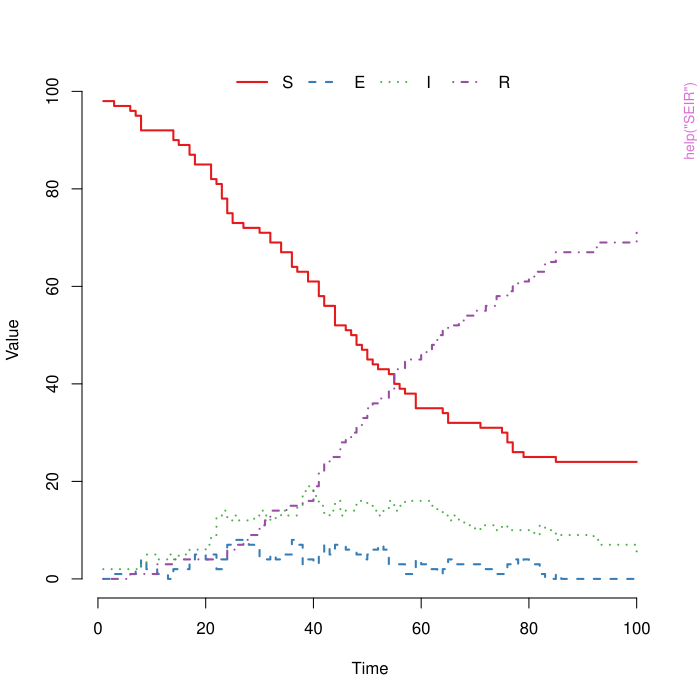

Write R code to recreate this figure.
pkgname <- "SimInf"
source(file.path(R.home("share"), "R", "examples-header.R"))
options(warn = 1)
library('SimInf')

base::assign(".oldSearch", base::search(), pos = 'CheckExEnv')
base::assign(".old_wd", base::getwd(), pos = 'CheckExEnv')
cleanEx()
nameEx("C_code")
### * C_code

flush(stderr()); flush(stdout())

### Name: C_code
### Title: Extract the C code from a 'SimInf_model' object
### Aliases: C_code

### ** Examples

## Use the model parser to create a 'SimInf_model' object that
## expresses an SIR model, where 'b' is the transmission rate and
## 'g' is the recovery rate.
model <- mparse(transitions = c("S -> b*S*I/(S+I+R) -> I", "I -> g*I -> R"),
                compartments = c("S", "I", "R"),
                gdata = c(b = 0.16, g = 0.077),
                u0 = data.frame(S = 99, I = 1, R = 0),
                tspan = 1:10)

## View the C code.
C_code(model)



cleanEx()
nameEx("SEIR")
### * SEIR

flush(stderr()); flush(stdout())

### Name: SEIR
### Title: Create an SEIR model
### Aliases: SEIR

### ** Examples

## Create a SEIR model object.
model <- SEIR(u0 = data.frame(S = 99, E = 0, I = 1, R = 0),
              tspan = 1:100,
              beta = 0.16,
              epsilon = 0.25,
              gamma = 0.077)

## Run the SEIR model and plot the result.
set.seed(3)
result <- run(model)
plot(result)



cleanEx()
nameEx("SIR-class")
### * SIR-class

flush(stderr()); flush(stdout())

### Name: SIR-class
### Title: Definition of the SIR model
### Aliases: SIR-class

### ** Examples

## Create an SIR model object.
model <- SIR(u0 = data.frame(S = 99, I = 1, R = 0),
             tspan = 1:100,
             beta = 0.16,
             gamma = 0.077)

## Run the SIR model and plot the result.
set.seed(22)
result <- run(model)
plot(result)



cleanEx()
nameEx("SIR")
### * SIR

flush(stderr()); flush(stdout())

### Name: SIR
### Title: Create an SIR model
### Aliases: SIR

### ** Examples

## Create an SIR model object.
model <- SIR(u0 = data.frame(S = 99, I = 1, R = 0),
             tspan = 1:100,
             beta = 0.16,
             gamma = 0.077)

## Run the SIR model and plot the result.
set.seed(22)
result <- run(model)
plot(result)



cleanEx()
nameEx("SIS-class")
### * SIS-class

flush(stderr()); flush(stdout())

### Name: SIS-class
### Title: Definition of the SIS model
### Aliases: SIS-class

### ** Examples

## Create an SIS model object.
model <- SIS(u0 = data.frame(S = 99, I = 1),
             tspan = 1:100,
             beta = 0.16,
             gamma = 0.077)

## Run the SIS model and plot the result.
set.seed(22)
result <- run(model)
plot(result)



cleanEx()
nameEx("SIS")
### * SIS

flush(stderr()); flush(stdout())

### Name: SIS
### Title: Create an SIS model
### Aliases: SIS

### ** Examples

## Create an SIS model object.
model <- SIS(u0 = data.frame(S = 99, I = 1),
             tspan = 1:100,
             beta = 0.16,
             gamma = 0.077)

## Run the SIS model and plot the result.
set.seed(22)
result <- run(model)
plot(result)



cleanEx()
nameEx("SimInf_events")
### * SimInf_events

flush(stderr()); flush(stdout())

### Name: SimInf_events
### Title: Create a 'SimInf_events' object
### Aliases: SimInf_events

### ** Examples

## Let us illustrate how movement events can be used to transfer
## individuals from one node to another.  Use the built-in SIR
## model and start with 2 nodes where all individuals are in the
## first node (100 per compartment).
u0 <- data.frame(S = c(100, 0), I = c(100, 0), R = c(100, 0))

## Then create 300 movement events to transfer all individuals,
## one per day, from the first node to the second node. Use the
## fourth column in the select matrix where all compartments
## can be sampled with equal weight.
events <- data.frame(event      = rep("extTrans", 300),
                     time       = 1:300,
                     node       = 1,
                     dest       = 2,
                     n          = 1,
                     proportion = 0,
                     select     = 4,
                     shift      = 0)

## Create an SIR model without disease transmission to
## demonstrate the events.
model <- SIR(u0      = u0,
             tspan  = 1:300,
             events = events,
             beta   = 0,
             gamma  = 0)

## Run the model and plot the number of individuals in
## the second node.  As can be seen in the figure, all
## indivuduals have been moved to the second node when
## t = 300.
plot(run(model), index = 1:2, range = FALSE)

## Let us now double the weight to sample from the 'I'
## compartment and rerun the model.
model@events@E[2, 4] <- 2
plot(run(model), index = 1:2, range = FALSE)

## And much larger weight to sample from the I compartment.
model@events@E[2, 4] <- 10
plot(run(model), index = 1:2, range = FALSE)

## Increase the weight for the R compartment.
model@events@E[3, 4] <- 4
plot(run(model), index = 1:2, range = FALSE)



cleanEx()
nameEx("abc")
### * abc

flush(stderr()); flush(stdout())

### Name: abc
### Title: Approximate Bayesian computation
### Aliases: abc abc,SimInf_model-method

### ** Examples

## Not run: 
##D ## Let us consider an SIR model in a closed population with N = 100
##D ## individuals of whom one is initially infectious and the rest are
##D ## susceptible. First, generate one realisation (with a specified
##D ## seed) from the model with known parameters \code{beta = 0.16} and
##D ## \code{gamma = 0.077}. Then, use \code{abc} to infer the (known)
##D ## parameters from the simulated data.
##D model <- SIR(u0 = data.frame(S = 99, I = 1, R = 0),
##D              tspan = 1:100,
##D              beta = 0.16,
##D              gamma = 0.077)
##D 
##D ## Run the SIR model and plot the number of infectious.
##D set.seed(22)
##D infectious <- trajectory(run(model), "I")$I
##D plot(infectious, type = "s")
##D 
##D ## The distance function to accept or reject a proposal. Each node
##D ## in the simulated trajectory (contained in the 'result' object)
##D ## represents one proposal.
##D distance <- function(result, ...) {
##D     ## Extract the time-series of infectious in each node as a
##D     ## data.frame.
##D     sim <- trajectory(result, "I")
##D 
##D     ## Split the 'sim' data.frame by node and calculate the sum of the
##D     ## squared distance at each time-point for each node.
##D     dist <- tapply(sim$I, sim$node, function(sim_infectious) {
##D         sum((infectious - sim_infectious)^2)
##D     })
##D 
##D     ## Return the distance for each node. Each proposal will be
##D     ## accepted or rejected depending on if the distance is less than
##D     ## the tolerance for the current generation.
##D     dist
##D }
##D 
##D ## Fit the model parameters using ABC-SMC and adaptive tolerance
##D ## selection. The priors for the parameters are specified using a
##D ## formula notation. Here we use a uniform distribtion for each
##D ## parameter with lower bound = 0 and upper bound = 1. Note that we
##D ## use a low number particles here to keep the run-time of the example
##D ## short. In practice you would want to use many more to ensure better
##D ## approximations.
##D fit <- abc(model = model,
##D            priors = c(beta ~ uniform(0, 1), gamma ~ uniform(0, 1)),
##D            n_particles = 100,
##D            n_init = 1000,
##D            distance = distance,
##D            verbose = TRUE)
##D 
##D ## Print a brief summary.
##D fit
##D 
##D ## Display the ABC posterior distribution.
##D plot(fit)
## End(Not run)



cleanEx()
nameEx("boxplot-SimInf_model-method")
### * boxplot-SimInf_model-method

flush(stderr()); flush(stdout())

### Name: boxplot,SimInf_model-method
### Title: Box plot of number of individuals in each compartment
### Aliases: boxplot,SimInf_model-method

### ** Examples

## Create an 'SIR' model with 10 nodes and initialise
## it with 99 susceptible individuals and one infected
## individual. Let the model run over 100 days.
model <- SIR(u0 = data.frame(S = rep(99, 10),
                             I = rep(1, 10),
                             R = rep(0, 10)),
             tspan = 1:100,
             beta = 0.16,
             gamma = 0.077)

## Run the model and save the result.
result <- run(model)

## Create a boxplot that includes all compartments in all nodes.
boxplot(result)

## Create a boxplot that includes the S and I compartments in
## nodes 1 and 2.
boxplot(result, ~S+I, 1:2)



cleanEx()
nameEx("distance_matrix")
### * distance_matrix

flush(stderr()); flush(stdout())

### Name: distance_matrix
### Title: Create a distance matrix between nodes for spatial models
### Aliases: distance_matrix

### ** Examples

## Generate a grid 10 x 10 and place one node in each cell
## separated by 100m.
nodes <- expand.grid(x = (0:9) * 100, y = (0:9) * 100)
plot(y ~ x, nodes)

## Define the cutoff to only include neighbors within 300m.
d <- distance_matrix(x = nodes$x, y = nodes$y, cutoff = 300)

## View the first 10 rows and columns in the distance matrix
d[1:10, 1:10]



cleanEx()
nameEx("edge_properties_to_matrix")
### * edge_properties_to_matrix

flush(stderr()); flush(stdout())

### Name: edge_properties_to_matrix
### Title: Convert an edge list with properties to a matrix
### Aliases: edge_properties_to_matrix

### ** Examples

## Let us consider the following edge properties.
edges <- data.frame(
    from  = c(  2,    3,     4,  1,   4,    5,   1,   3,   1,   3),
    to    = c(  1,    1,     1,  2,   3,    3,   4,   4,   5,   5),
    rate  = c(0.2, 0.01,  0.79,  1, 0.2, 0.05, 0.2, 0.8, 0.2, 0.8),
    count = c(  5,    5,     5, 50,  10,   10,   5,   5,   5,   5))

## Converting the edge properties into a matrix
edge_properties_to_matrix(edges, 6)

## Gives the following output. The first column contains first the
## properties for the edge from = 2 --> to = 1, where the first
## row is the zero-based index of from, i.e., 1. The second row
## contains the rate=0.2 and the third row count=5. On the fourth
## row starts the next sequence with the values in the second row
## in the edges data.frame. The stop value in the first column is
## on row 10. As can be seen in column 6, there are no edge
## properties for node=6.
##        [,1] [,2]  [,3] [,4] [,5] [,6]
##  [1,]  1.00    0  3.00  0.0  0.0   -1
##  [2,]  0.20    1  0.20  0.2  0.2  NaN
##  [3,]  5.00   50 10.00  5.0  5.0  NaN
##  [4,]  2.00   -1  4.00  2.0  2.0  NaN
##  [5,]  0.01  NaN  0.05  0.8  0.8  NaN
##  [6,]  5.00  NaN 10.00  5.0  5.0  NaN
##  [7,]  3.00  NaN -1.00 -1.0 -1.0  NaN
##  [8,]  0.79  NaN   NaN  NaN  NaN  NaN
##  [9,]  5.00  NaN   NaN  NaN  NaN  NaN
## [10,] -1.00  NaN   NaN  NaN  NaN  NaN



cleanEx()
nameEx("events")
### * events

flush(stderr()); flush(stdout())

### Name: events
### Title: Extract the events from a 'SimInf_model' object
### Aliases: events events,SimInf_model-method

### ** Examples

## Create an SIR model that includes scheduled events.
model <- SIR(u0     = u0_SIR(),
             tspan  = 1:(4 * 365),
             events = events_SIR(),
             beta   = 0.16,
             gamma  = 0.077)

## Extract the scheduled events from the model and display summary
summary(events(model))

## Extract the scheduled events from the model and plot them
plot(events(model))



cleanEx()
nameEx("events_SEIR")
### * events_SEIR

flush(stderr()); flush(stdout())

### Name: events_SEIR
### Title: Example data to initialize events for the 'SEIR' model
### Aliases: events_SEIR

### ** Examples

## For reproducibility, call the set.seed() function and specify
## the number of threads to use. To use all available threads,
## remove the set_num_threads() call.
set.seed(123)
set_num_threads(1)

## Create an 'SEIR' model with 1600 nodes and initialize
## it to run over 4*365 days. Add one infected individual
## to the first node.
u0 <- u0_SEIR()
u0$I[1] <- 1
tspan <- seq(from = 1, to = 4*365, by = 1)
model <- SEIR(u0      = u0,
              tspan   = tspan,
              events  = events_SEIR(),
              beta    = 0.16,
              epsilon = 0.25,
              gamma   = 0.01)

## Display the number of individuals affected by each event type
## per day.
plot(events(model))

## Run the model to generate a single stochastic trajectory.
result <- run(model)
plot(result)

## Summarize the trajectory. The summary includes the number of
## events by event type.
summary(result)



cleanEx()
nameEx("events_SIR")
### * events_SIR

flush(stderr()); flush(stdout())

### Name: events_SIR
### Title: Example data to initialize events for the 'SIR' model
### Aliases: events_SIR

### ** Examples

## For reproducibility, call the set.seed() function and specify
## the number of threads to use. To use all available threads,
## remove the set_num_threads() call.
set.seed(123)
set_num_threads(1)

## Create an 'SIR' model with 1600 nodes and initialize
## it to run over 4*365 days. Add one infected individual
## to the first node.
u0 <- u0_SIR()
u0$I[1] <- 1
tspan <- seq(from = 1, to = 4*365, by = 1)
model <- SIR(u0     = u0,
             tspan  = tspan,
             events = events_SIR(),
             beta   = 0.16,
             gamma  = 0.01)

## Display the number of individuals affected by each event type
## per day.
plot(events(model))

## Run the model to generate a single stochastic trajectory.
result <- run(model)
plot(result)

## Summarize the trajectory. The summary includes the number of
## events by event type.
summary(result)



cleanEx()
nameEx("events_SIS")
### * events_SIS

flush(stderr()); flush(stdout())

### Name: events_SIS
### Title: Example data to initialize events for the 'SIS' model
### Aliases: events_SIS

### ** Examples

## For reproducibility, call the set.seed() function and specify
## the number of threads to use. To use all available threads,
## remove the set_num_threads() call.
set.seed(123)
set_num_threads(1)

## Create an 'SIS' model with 1600 nodes and initialize
## it to run over 4*365 days. Add one infected individual
## to the first node.
u0 <- u0_SIS()
u0$I[1] <- 1
tspan <- seq(from = 1, to = 4*365, by = 1)
model <- SIS(u0     = u0,
             tspan  = tspan,
             events = events_SIS(),
             beta   = 0.16,
             gamma  = 0.01)

## Display the number of individuals affected by each event type
## per day.
plot(events(model))

## Run the model to generate a single stochastic trajectory.
result <- run(model)
plot(result)

## Summarize the trajectory. The summary includes the number of
## events by event type.
summary(result)



cleanEx()
nameEx("events_SISe")
### * events_SISe

flush(stderr()); flush(stdout())

### Name: events_SISe
### Title: Example data to initialize events for the 'SISe' model
### Aliases: events_SISe

### ** Examples

## For reproducibility, call the set.seed() function and specify
## the number of threads to use. To use all available threads,
## remove the set_num_threads() call.
set.seed(123)
set_num_threads(1)

## Create an 'SISe' model with 1600 nodes and initialize
## it to run over 4*365 days. Add one infected individual
## to the first node.
u0 <- u0_SISe()
u0$I[1] <- 1
tspan <- seq(from = 1, to = 4*365, by = 1)
model <- SISe(u0 = u0, tspan = tspan, events = events_SISe(),
              phi = 0, upsilon = 1.8e-2, gamma = 0.1, alpha = 1,
              beta_t1 = 1.0e-1, beta_t2 = 1.0e-1, beta_t3 = 1.25e-1,
              beta_t4 = 1.25e-1, end_t1 = 91, end_t2 = 182,
              end_t3 = 273, end_t4 = 365, epsilon = 0)

## Display the number of individuals affected by each event type
## per day.
plot(events(model))

## Run the model to generate a single stochastic trajectory.
result <- run(model)

## Summarize the trajectory. The summary includes the number of
## events by event type.
summary(result)



cleanEx()
nameEx("events_SISe3")
### * events_SISe3

flush(stderr()); flush(stdout())

### Name: events_SISe3
### Title: Example data to initialize events for the 'SISe3' model
### Aliases: events_SISe3
### Keywords: dataset

### ** Examples

## For reproducibility, call the set.seed() function and specify
## the number of threads to use. To use all available threads,
## remove the set_num_threads() call.
set.seed(123)
set_num_threads(1)

## Create an 'SISe3' model with 1600 nodes and initialize
## it to run over 4*365 days. Add one infected individual
## to the first node.
data("u0_SISe3", package = "SimInf")
data("events_SISe3", package = "SimInf")
u0_SISe3$I_1[1] <- 1
tspan <- seq(from = 1, to = 4*365, by = 1)
model <- SISe3(u0 = u0_SISe3, tspan = tspan, events = events_SISe3,
               phi = rep(0, nrow(u0_SISe3)), upsilon_1 = 1.8e-2,
               upsilon_2 = 1.8e-2, upsilon_3 = 1.8e-2,
               gamma_1 = 0.1, gamma_2 = 0.1, gamma_3 = 0.1,
               alpha = 1, beta_t1 = 1.0e-1, beta_t2 = 1.0e-1,
               beta_t3 = 1.25e-1, beta_t4 = 1.25e-1, end_t1 = 91,
               end_t2 = 182, end_t3 = 273, end_t4 = 365, epsilon = 0)

## Display the number of individuals affected by each event type
## per day.
plot(events(model))

## Run the model to generate a single stochastic trajectory.
result <- run(model)

## Summarize the trajectory. The summary includes the number of
## events by event type.
summary(result)



cleanEx()
nameEx("gdata-set")
### * gdata-set

flush(stderr()); flush(stdout())

### Name: gdata<-
### Title: Set a global data parameter for a 'SimInf_model' object
### Aliases: gdata<- gdata<-,SimInf_model-method

### ** Examples

## Create an SIR model
model <- SIR(u0 = data.frame(S = 99, I = 1, R = 0),
             tspan = 1:5, beta = 0.16, gamma = 0.077)

## Set 'beta' to a new value
gdata(model, "beta") <- 2

## Extract the global data vector that is common to all nodes
gdata(model)



cleanEx()
nameEx("gdata")
### * gdata

flush(stderr()); flush(stdout())

### Name: gdata
### Title: Extract global data from a 'SimInf_model' object
### Aliases: gdata gdata,SimInf_model-method

### ** Examples

## Create an SIR model
model <- SIR(u0 = data.frame(S = 99, I = 1, R = 0),
             tspan = 1:5, beta = 0.16, gamma = 0.077)

## Set 'beta' to a new value
gdata(model, "beta") <- 2

## Extract the global data vector that is common to all nodes
gdata(model)



cleanEx()
nameEx("indegree")
### * indegree

flush(stderr()); flush(stdout())

### Name: indegree
### Title: Determine in-degree for each node in a model
### Aliases: indegree

### ** Examples

## Create an 'SIR' model with 1600 nodes and initialize
## it with example data.
model <- SIR(u0 = u0_SIR(), tspan = 1:1460, events = events_SIR(),
             beta   = 0.16, gamma  = 0.077)

## Display indegree for each node in the model.
plot(indegree(model))



cleanEx()
nameEx("ldata")
### * ldata

flush(stderr()); flush(stdout())

### Name: ldata
### Title: Extract local data from a node
### Aliases: ldata ldata,SimInf_model-method

### ** Examples

## Create an 'SISe' model with 1600 nodes.
model <- SISe(u0 = u0_SISe(), tspan = 1:100, events = events_SISe(),
              phi = 0, upsilon = 1.8e-2, gamma = 0.1, alpha = 1,
              beta_t1 = 1.0e-1, beta_t2 = 1.0e-1, beta_t3 = 1.25e-1,
              beta_t4 = 1.25e-1, end_t1 = c(91, 101), end_t2 = c(182, 185),
              end_t3 = c(273, 275), end_t4 = c(365, 360), epsilon = 0)

## Display local data from the first two nodes.
ldata(model, node = 1)
ldata(model, node = 2)



cleanEx()
nameEx("mparse")
### * mparse

flush(stderr()); flush(stdout())

### Name: mparse
### Title: Model parser to define new models to run in 'SimInf'
### Aliases: mparse

### ** Examples

## Not run: 
##D ## Use the model parser to create a 'SimInf_model' object that
##D ## expresses the SIR model, where 'beta' is the transmission rate
##D ## and 'gamma' is the recovery rate.
##D model  <- mparse(transitions = c("S -> beta*S*I/N -> I",
##D                                  "I -> gamma*I -> R",
##D                                  "N <- S+I+R"),
##D                  compartments = c("S", "I", "R"),
##D                  gdata = c(beta = 0.16, gamma = 0.077),
##D                  u0 = data.frame(S = 100, I = 1, R = 0),
##D                  tspan = 1:100)
##D 
##D ## Run and plot the result
##D set.seed(22)
##D result <- run(model)
##D plot(result)
## End(Not run)



cleanEx()
nameEx("n_compartments")
### * n_compartments

flush(stderr()); flush(stdout())

### Name: n_compartments
### Title: Determine the number of compartments in a model
### Aliases: n_compartments n_compartments,SimInf_model-method

### ** Examples

## Create an 'SIR' model with 100 nodes, with 99 susceptible,
## 1 infected and 0 recovered in each node.
u0 <- data.frame(S = rep(99, 100), I = rep(1, 100), R = rep(0, 100))
model <- SIR(u0 = u0, tspan = 1:10, beta = 0.16, gamma = 0.077)

## Display the number of compartments in the model.
n_compartments(model)



cleanEx()
nameEx("n_nodes")
### * n_nodes

flush(stderr()); flush(stdout())

### Name: n_nodes
### Title: Determine the number of nodes in a model
### Aliases: n_nodes n_nodes,SimInf_model-method
###   n_nodes,SimInf_pfilter-method n_nodes,SimInf_pmcmc-method

### ** Examples

## Create an 'SIR' model with 100 nodes, with 99 susceptible,
## 1 infected and 0 recovered in each node.
u0 <- data.frame(S = rep(99, 100), I = rep(1, 100), R = rep(0, 100))
model <- SIR(u0 = u0, tspan = 1:10, beta = 0.16, gamma = 0.077)

## Display the number of nodes in the model.
n_nodes(model)



cleanEx()
nameEx("n_replicates")
### * n_replicates

flush(stderr()); flush(stdout())

### Name: n_replicates
### Title: Determine the number of replicates in a model
### Aliases: n_replicates n_replicates,SimInf_model-method

### ** Examples

## Create an 'SIR' model with 100 nodes, with 99 susceptible,
## 1 infected and 0 recovered in each node.
u0 <- data.frame(S = rep(99, 100), I = rep(1, 100), R = rep(0, 100))
model <- SIR(u0 = u0, tspan = 1:10, beta = 0.16, gamma = 0.077)

## Display the number of replicates in the model.
n_replicates(model)



cleanEx()
nameEx("nodes")
### * nodes

flush(stderr()); flush(stdout())

### Name: nodes
### Title: Example data with spatial distribution of nodes
### Aliases: nodes
### Keywords: dataset

### ** Examples

## Not run: 
##D ## For reproducibility, call the set.seed() function and specify
##D ## the number of threads to use. To use all available threads,
##D ## remove the set_num_threads() call.
##D set.seed(123)
##D set_num_threads(1)
##D 
##D ## Create an 'SIR' model with 1600 nodes and initialize
##D ## it to run over 4*365 days. Add one infected individual
##D ## to the first node.
##D u0 <- u0_SIR()
##D u0$I[1] <- 1
##D tspan <- seq(from = 1, to = 4*365, by = 1)
##D model <- SIR(u0     = u0,
##D              tspan  = tspan,
##D              events = events_SIR(),
##D              beta   = 0.16,
##D              gamma  = 0.077)
##D 
##D ## Run the model to generate a single stochastic trajectory.
##D result <- run(model)
##D 
##D ## Determine nodes with one or more infected individuals in the
##D ## trajectory. Extract the 'I' compartment and check for any
##D ## infected individuals in each node.
##D infected <- colSums(trajectory(result, ~ I, format = "matrix")) > 0
##D 
##D ## Display infected nodes in 'blue' and non-infected nodes in 'yellow'.
##D data("nodes", package = "SimInf")
##D col <- ifelse(infected, "blue", "yellow")
##D plot(y ~ x, nodes, col = col, pch = 20, cex = 2)
## End(Not run)



cleanEx()
nameEx("outdegree")
### * outdegree

flush(stderr()); flush(stdout())

### Name: outdegree
### Title: Determine out-degree for each node in a model
### Aliases: outdegree

### ** Examples

## Create an 'SIR' model with 1600 nodes and initialize
## it with example data.
model <- SIR(u0 = u0_SIR(), tspan = 1:1460, events = events_SIR(),
             beta   = 0.16, gamma  = 0.077)

## Display outdegree for each node in the model.
plot(outdegree(model))



cleanEx()
nameEx("pairs-SimInf_model-method")
### * pairs-SimInf_model-method

flush(stderr()); flush(stdout())

### Name: pairs,SimInf_model-method
### Title: Scatterplot of number of individuals in each compartment
### Aliases: pairs,SimInf_model-method

### ** Examples

## For reproducibility, call the set.seed() function and specify
## the number of threads to use. To use all available threads,
## remove the set_num_threads() call.
set.seed(123)
set_num_threads(1)

## Create an 'SIR' model with 10 nodes and initialise
## it with 99 susceptible individuals and one infected
## individual. Let the model run over 100 days.
model <- SIR(u0 = data.frame(S = rep(99, 10),
                             I = rep(1, 10),
                             R = rep(0, 10)),
             tspan = 1:100,
             beta = 0.16,
             gamma = 0.077)

## Run the model and save the result.
result <- run(model)

## Create a scatter plot that includes all compartments in all
## nodes.
pairs(result)

## Create a scatter plot that includes the S and I compartments in
## nodes 1 and 2.
pairs(result, ~S+I, 1:2)



cleanEx()
nameEx("pfilter")
### * pfilter

flush(stderr()); flush(stdout())

### Name: pfilter
### Title: Bootstrap particle filter
### Aliases: pfilter pfilter,SimInf_model-method

### ** Examples

## Not run: 
##D ## Let us consider an SIR model in a closed population with N = 100
##D ## individuals of whom one is initially infectious and the rest are
##D ## susceptible. First, generate one realisation (with a specified
##D ## seed) from the model with known parameters 'beta = 0.16' and
##D ## 'gamma = 0.077'. Then, use 'pfilter' to apply the bootstrap
##D ## particle algorithm on the simulated data.
##D model <- SIR(u0 = data.frame(S = 99, I = 1, R = 0),
##D              tspan = seq(1, 100, by = 3),
##D              beta = 0.16,
##D              gamma = 0.077)
##D 
##D ## Run the SIR model to generate simulated observed data for the
##D ## number of infected individuals.
##D set.seed(22)
##D infected <- trajectory(run(model), "I")[, c("time", "I")]
##D colnames(infected) <- c("time", "Iobs")
##D 
##D ## Use a Poison observation process for the infected individuals, such
##D ## that 'Iobs ~ poison(I + 1e-6)'. A small constant '1e-6' is added to
##D ## prevent numerical errors, since the simulated counts 'I' could be
##D ## zero, which would result in the Poisson rate parameter being zero,
##D ## which violates the conditions of the Poisson distribution. Use 1000
##D ## particles.
##D pf <- pfilter(model,
##D               obs_process = Iobs ~ poisson(I + 1e-6),
##D               data = infected,
##D               n_particles = 1000)
##D 
##D ## Print a brief summary.
##D pf
##D 
##D ## Compare the number infected 'I' in the filtered trajectory with the
##D ## infected 'Iobs' in the observed data.
##D plot(pf, ~I)
##D lines(Iobs ~ time, infected, col = "blue", lwd = 2, type = "s")
## End(Not run)



cleanEx()
nameEx("plot")
### * plot

flush(stderr()); flush(stdout())

### Name: plot,SimInf_model-method
### Title: Display the outcome from a simulated trajectory
### Aliases: plot,SimInf_model-method

### ** Examples

## Not run: 
##D ## For reproducibility, call the set.seed() function and specify
##D ## the number of threads to use. To use all available threads,
##D ## remove the set_num_threads() call.
##D set.seed(123)
##D set_num_threads(1)
##D 
##D ## Create an 'SIR' model with 100 nodes and initialise
##D ## it with 990 susceptible individuals and 10 infected
##D ## individuals in each node. Run the model over 100 days.
##D model <- SIR(u0 = data.frame(S = rep(990, 100),
##D                              I = rep(10, 100),
##D                              R = rep(0, 100)),
##D              tspan = 1:100,
##D              beta = 0.16,
##D              gamma = 0.077)
##D 
##D ## Run the model and save the result.
##D result <- run(model)
##D 
##D ## Plot the median and interquartile range of the number
##D ## of susceptible, infected and recovered individuals.
##D plot(result)
##D 
##D ## Plot the median and the middle 95\##D 
##D ## number of susceptible, infected and recovered individuals.
##D plot(result, range = 0.95)
##D 
##D ## Plot the median and interquartile range of the  number
##D ## of infected individuals.
##D plot(result, "I")
##D 
##D ## Use the formula notation instead to plot the median and
##D ## interquartile range of the number of infected individuals.
##D plot(result, ~I)
##D 
##D ## Plot the number of susceptible, infected
##D ## and recovered individuals in the first
##D ## three nodes.
##D plot(result, index = 1:3, range = FALSE)
##D 
##D ## Use plot type line instead.
##D plot(result, index = 1:3, range = FALSE, type = "l")
##D 
##D ## Plot the number of infected individuals in the first node.
##D plot(result, "I", index = 1, range = FALSE)
##D 
##D ## Plot the proportion of infected individuals (cases)
##D ## in the population.
##D plot(result, I ~ S + I + R)
##D 
##D ## Plot the proportion of nodes with infected individuals.
##D plot(result, I ~ S + I + R, level = 2)
##D 
##D ## Plot the median and interquartile range of the proportion
##D ## of infected individuals in each node
##D plot(result, I ~ S + I + R, level = 3)
##D 
##D ## Plot the proportion of infected individuals in the first
##D ## three nodes.
##D plot(result, I ~ S + I + R, level = 3, index = 1:3, range = FALSE)
## End(Not run)



cleanEx()
nameEx("prevalence-SimInf_model-method")
### * prevalence-SimInf_model-method

flush(stderr()); flush(stdout())

### Name: prevalence,SimInf_model-method
### Title: Calculate prevalence from a model object with trajectory data
### Aliases: prevalence,SimInf_model-method

### ** Examples

## Create an 'SIR' model with 6 nodes and initialize
## it to run over 10 days.
u0 <- data.frame(S = 100:105, I = c(0, 1, 0, 2, 0, 3), R = rep(0, 6))
model <- SIR(u0 = u0, tspan = 1:10, beta = 0.16, gamma = 0.077)

## Run the model to generate a single stochastic trajectory.
result <- run(model)

## Determine the proportion of infected individuals (cases)
## in the population at the time-points in 'tspan'.
prevalence(result, I ~ S + I + R)

## Identical result is obtained with the shorthand 'I~.'
prevalence(result, I ~ .)

## Determine the proportion of nodes with infected individuals at
## the time-points in 'tspan'.
prevalence(result, I ~ S + I + R, level = 2)

## Determine the proportion of infected individuals in each node
## at the time-points in 'tspan'.
prevalence(result, I ~ S + I + R, level = 3)

## Determine the proportion of infected individuals in each node
## at the time-points in 'tspan' when the number of recovered is
## zero.
prevalence(result, I ~ S + I + R | R == 0, level = 3)



cleanEx()
nameEx("punchcard-set")
### * punchcard-set

flush(stderr()); flush(stdout())

### Name: punchcard<-
### Title: Set a template for where to record result during a simulation
### Aliases: punchcard<- punchcard<-,SimInf_model-method

### ** Examples

## For reproducibility, call the set.seed() function and specify
## the number of threads to use. To use all available threads,
## remove the set_num_threads() call.
set.seed(123)
set_num_threads(1)

## Create an 'SIR' model with 6 nodes and initialize it to run over 10 days.
u0 <- data.frame(S = 100:105, I = 1:6, R = rep(0, 6))
model <- SIR(u0 = u0, tspan = 1:10, beta = 0.16, gamma = 0.077)

## Run the model.
result <- run(model)

## Display the trajectory with data for every node at each
## time-point in tspan.
trajectory(result)

## Assume we are only interested in nodes '2' and '4' at the
## time-points '3' and '5'
df <- data.frame(time = c(3, 5, 3, 5),
                 node = c(2, 2, 4, 4),
                 S = c(TRUE, TRUE, TRUE, TRUE),
                 I = c(TRUE, TRUE, TRUE, TRUE),
                 R = c(TRUE, TRUE, TRUE, TRUE))
punchcard(model) <- df
result <- run(model)
trajectory(result)

## We can also specify to record only some of the compartments in
## each time-step.
df <- data.frame(time = c(3, 5, 3, 5),
                 node = c(2, 2, 4, 4),
                 S = c(FALSE, TRUE, TRUE, TRUE),
                 I = c(TRUE, FALSE, TRUE, FALSE),
                 R = c(TRUE, FALSE, TRUE, TRUE))
punchcard(model) <- df
result <- run(model)
trajectory(result)

## A shortcut to specify to record all of the compartments in
## each time-step is to only inlude node and time.
df <- data.frame(time = c(3, 5, 3, 5),
                 node = c(2, 2, 4, 4))
punchcard(model) <- df
result <- run(model)
trajectory(result)

## It is possible to use an empty 'data.frame' to specify
## that no data-points should be recorded for the trajectory.
punchcard(model) <- data.frame()
result <- run(model)
trajectory(result)

## Use 'NULL' to reset the model to record data for every node at
## each time-point in tspan.
punchcard(model) <- NULL
result <- run(model)
trajectory(result)



cleanEx()
nameEx("run")
### * run

flush(stderr()); flush(stdout())

### Name: run
### Title: Run the SimInf stochastic simulation algorithm
### Aliases: run run,SimInf_model-method run,SEIR-method run,SIR-method
###   run,SIS-method run,SISe-method run,SISe3-method run,SISe3_sp-method
###   run,SISe_sp-method run,SimInf_abc-method

### ** Examples

## For reproducibility, call the set.seed() function and specify
## the number of threads to use. To use all available threads,
## remove the set_num_threads() call.
set.seed(123)
set_num_threads(1)

## Create an 'SIR' model with 10 nodes and initialise
## it to run over 100 days.
model <- SIR(u0 = data.frame(S = rep(99, 10),
                             I = rep(1, 10),
                             R = rep(0, 10)),
             tspan = 1:100,
             beta = 0.16,
             gamma = 0.077)

## Run the model and save the result.
result <- run(model)

## Plot the proportion of susceptible, infected and recovered
## individuals.
plot(result)



cleanEx()
nameEx("select_matrix-set")
### * select_matrix-set

flush(stderr()); flush(stdout())

### Name: select_matrix<-
### Title: Set the select matrix for a 'SimInf_model' object
### Aliases: select_matrix<- select_matrix<-,SimInf_model-method

### ** Examples

## Create an SIR model
model <- SIR(u0 = data.frame(S = 99, I = 1, R = 0),
             tspan = 1:5, beta = 0.16, gamma = 0.077)

## Set the select matrix
select_matrix(model) <- matrix(c(1, 0, 0, 1, 1, 1, 0, 0, 1), nrow = 3)

## Extract the select matrix from the model
select_matrix(model)



cleanEx()
nameEx("select_matrix")
### * select_matrix

flush(stderr()); flush(stdout())

### Name: select_matrix
### Title: Extract the select matrix from a 'SimInf_model' object
### Aliases: select_matrix select_matrix,SimInf_model-method

### ** Examples

## Create an SIR model
model <- SIR(u0 = data.frame(S = 99, I = 1, R = 0),
             tspan = 1:5, beta = 0.16, gamma = 0.077)

## Extract the select matrix from the model
select_matrix(model)



cleanEx()
nameEx("shift_matrix-set")
### * shift_matrix-set

flush(stderr()); flush(stdout())

### Name: shift_matrix<-
### Title: Set the shift matrix for a 'SimInf_model' object
### Aliases: shift_matrix<- shift_matrix<-,SimInf_model-method

### ** Examples

## Create an SIR model
model <- SIR(u0 = data.frame(S = 99, I = 1, R = 0),
             tspan = 1:5, beta = 0.16, gamma = 0.077)

## Set the shift matrix
shift_matrix(model) <- matrix(c(2, 1, 0), nrow = 3)

## Extract the shift matrix from the model
shift_matrix(model)



cleanEx()
nameEx("shift_matrix")
### * shift_matrix

flush(stderr()); flush(stdout())

### Name: shift_matrix
### Title: Extract the shift matrix from a 'SimInf_model' object
### Aliases: shift_matrix shift_matrix,SimInf_model-method

### ** Examples

## Create an SIR model
model <- SIR(u0 = data.frame(S = 99, I = 1, R = 0),
             tspan = 1:5, beta = 0.16, gamma = 0.077)

## Extract the shift matrix from the model
shift_matrix(model)



cleanEx()
nameEx("show-SimInf_model-method")
### * show-SimInf_model-method

flush(stderr()); flush(stdout())

### Name: show,SimInf_model-method
### Title: Brief summary of 'SimInf_model'
### Aliases: show,SimInf_model-method

### ** Examples

## Create an 'SIR' model with 10 nodes and initialise
## it to run over 100 days.
model <- SIR(u0 = data.frame(S = rep(99, 10),
                             I = rep(1, 10),
                             R = rep(0, 10)),
             tspan = 1:100,
             beta = 0.16,
             gamma = 0.077)

## Brief summary of the model
model

## Run the model and save the result
result <- run(model)

## Brief summary of the result. Note that 'U' and 'V' are
## non-empty after running the model.
result



cleanEx()
nameEx("trajectory-SimInf_model-method")
### * trajectory-SimInf_model-method

flush(stderr()); flush(stdout())

### Name: trajectory,SimInf_model-method
### Title: Extract data from a simulated trajectory
### Aliases: trajectory,SimInf_model-method

### ** Examples

## Create an 'SIR' model with 6 nodes and initialize
## it to run over 10 days.
u0 <- data.frame(S = 100:105, I = 1:6, R = rep(0, 6))
model <- SIR(u0 = u0, tspan = 1:10, beta = 0.16, gamma = 0.077)

## Run the model to generate a single stochastic trajectory.
result <- run(model)

## Extract the number of individuals in each compartment at the
## time-points in 'tspan'.
trajectory(result)

## Extract the number of recovered individuals in the first node
## at the time-points in 'tspan'.
trajectory(result, compartments = "R", index = 1)

## Extract the number of recovered individuals in the first and
## third node at the time-points in 'tspan'.
trajectory(result, compartments = "R", index = c(1, 3))

## Create an 'SISe' model with 6 nodes and initialize
## it to run over 10 days.
u0 <- data.frame(S = 100:105, I = 1:6)
model <- SISe(u0 = u0, tspan = 1:10, phi = rep(0, 6),
    upsilon = 0.02, gamma = 0.1, alpha = 1, epsilon = 1.1e-5,
    beta_t1 = 0.15, beta_t2 = 0.15, beta_t3 = 0.15, beta_t4 = 0.15,
    end_t1 = 91, end_t2 = 182, end_t3 = 273, end_t4 = 365)

## Run the model
result <- run(model)

## Extract the continuous state variable 'phi' which represents
## the environmental infectious pressure.
trajectory(result, "phi")



cleanEx()
nameEx("u0-set")
### * u0-set

flush(stderr()); flush(stdout())

### Name: u0<-
### Title: Update the initial compartment state u0 in each node
### Aliases: u0<- u0<-,SimInf_model-method

### ** Examples

## Create an SIR model object.
model <- SIR(u0 = data.frame(S = 99, I = 1, R = 0),
             tspan = 1:100,
             beta = 0.16,
             gamma = 0.077)

## Run the SIR model and plot the result.
set.seed(22)
result <- run(model)
plot(result)

## Update u0 and run the model again
u0(model) <- data.frame(S = 990, I = 10, R = 0)
result <- run(model)
plot(result)



cleanEx()
nameEx("u0")
### * u0

flush(stderr()); flush(stdout())

### Name: u0
### Title: Get the initial compartment state
### Aliases: u0 u0,SimInf_model-method u0,SimInf_indiv_events-method

### ** Examples

## Create an SIR model object.
model <- SIR(u0 = data.frame(S = 99, I = 1, R = 0),
             tspan = 1:100,
             beta = 0.16,
             gamma = 0.077)

## Get the initial compartment state.
u0(model)



cleanEx()
nameEx("u0_SEIR")
### * u0_SEIR

flush(stderr()); flush(stdout())

### Name: u0_SEIR
### Title: Example data to initialize the 'SEIR' model
### Aliases: u0_SEIR

### ** Examples

## Not run: 
##D ## For reproducibility, call the set.seed() function and specify
##D ## the number of threads to use. To use all available threads,
##D ## remove the set_num_threads() call.
##D set.seed(123)
##D set_num_threads(1)
##D 
##D ## Create an 'SEIR' model with 1600 nodes and initialize it to
##D ## run over 4*365 days and record data at weekly time-points.
##D ## Add ten infected individuals to the first node.
##D u0 <- u0_SEIR()
##D u0$I[1] <- 10
##D tspan <- seq(from = 1, to = 4*365, by = 7)
##D model <- SEIR(u0      = u0,
##D               tspan   = tspan,
##D               events  = events_SEIR(),
##D               beta    = 0.16,
##D               epsilon = 0.25,
##D               gamma   = 0.01)
##D 
##D ## Run the model to generate a single stochastic trajectory.
##D result <- run(model)
##D plot(result)
##D 
##D ## Summarize trajectory
##D summary(result)
## End(Not run)



cleanEx()
nameEx("u0_SIR")
### * u0_SIR

flush(stderr()); flush(stdout())

### Name: u0_SIR
### Title: Example data to initialize the 'SIR' model
### Aliases: u0_SIR

### ** Examples

## Not run: 
##D ## For reproducibility, call the set.seed() function and specify
##D ## the number of threads to use. To use all available threads,
##D ## remove the set_num_threads() call.
##D set.seed(123)
##D set_num_threads(1)
##D 
##D ## Create an 'SIR' model with 1600 nodes and initialize
##D ## it to run over 4*365 days. Add one infected individual
##D ## to the first node.
##D u0 <- u0_SIR()
##D u0$I[1] <- 1
##D tspan <- seq(from = 1, to = 4*365, by = 1)
##D model <- SIR(u0     = u0,
##D              tspan  = tspan,
##D              events = events_SIR(),
##D              beta   = 0.16,
##D              gamma  = 0.01)
##D 
##D ## Run the model to generate a single stochastic trajectory.
##D result <- run(model)
##D plot(result)
##D 
##D ## Summarize trajectory
##D summary(result)
## End(Not run)



cleanEx()
nameEx("u0_SIS")
### * u0_SIS

flush(stderr()); flush(stdout())

### Name: u0_SIS
### Title: Example data to initialize the 'SIS' model
### Aliases: u0_SIS

### ** Examples

## Not run: 
##D ## For reproducibility, call the set.seed() function and specify
##D ## the number of threads to use. To use all available threads,
##D ## remove the set_num_threads() call.
##D set.seed(123)
##D set_num_threads(1)
##D 
##D ## Create an 'SIS' model with 1600 nodes and initialize
##D ## it to run over 4*365 days. Add one infected individual
##D ## to the first node.
##D u0 <- u0_SIS()
##D u0$I[1] <- 1
##D tspan <- seq(from = 1, to = 4*365, by = 1)
##D model <- SIS(u0     = u0,
##D              tspan  = tspan,
##D              events = events_SIS(),
##D              beta   = 0.16,
##D              gamma  = 0.01)
##D 
##D ## Run the model to generate a single stochastic trajectory.
##D result <- run(model)
##D plot(result)
##D 
##D ## Summarize trajectory
##D summary(result)
## End(Not run)



cleanEx()
nameEx("u0_SISe")
### * u0_SISe

flush(stderr()); flush(stdout())

### Name: u0_SISe
### Title: Example data to initialize the 'SISe' model
### Aliases: u0_SISe

### ** Examples

## Not run: 
##D ## For reproducibility, call the set.seed() function and specify
##D ## the number of threads to use. To use all available threads,
##D ## remove the set_num_threads() call.
##D set.seed(123)
##D set_num_threads(1)
##D 
##D ## Create an 'SISe' model with 1600 nodes and initialize it to
##D ## run over 4*365 days and record data at weekly time-points.
##D 
##D ## Load the initial population and add ten infected individuals to
##D ## the first node.
##D u0 <- u0_SISe()
##D u0$I[1] <- 10
##D 
##D ## Define 'tspan' to run the simulation over 4*365 and record the
##D ## state of the system at weekly time-points.
##D tspan <- seq(from = 1, to = 4*365, by = 7)
##D 
##D ## Load scheduled events for the population of nodes with births,
##D ## deaths and between-node movements of individuals.
##D events <- events_SISe()
##D 
##D ## Create an 'SISe' model
##D model <- SISe(u0 = u0, tspan = tspan, events = events_SISe(),
##D               phi = 0, upsilon = 1.8e-2, gamma = 0.1, alpha = 1,
##D               beta_t1 = 1.0e-1, beta_t2 = 1.0e-1, beta_t3 = 1.25e-1,
##D               beta_t4 = 1.25e-1, end_t1 = 91, end_t2 = 182,
##D               end_t3 = 273, end_t4 = 365, epsilon = 0)
##D 
##D ## Run the model to generate a single stochastic trajectory.
##D result <- run(model)
##D 
##D ## Summarize trajectory
##D summary(result)
##D 
##D ## Plot the proportion of nodes with at least one infected
##D ## individual.
##D plot(result, I~S+I, level = 2, type = "l")
## End(Not run)



cleanEx()
nameEx("u0_SISe3")
### * u0_SISe3

flush(stderr()); flush(stdout())

### Name: u0_SISe3
### Title: Example data to initialize the 'SISe3' model
### Aliases: u0_SISe3
### Keywords: dataset

### ** Examples

## Not run: 
##D ## For reproducibility, call the set.seed() function and specify
##D ## the number of threads to use. To use all available threads,
##D ## remove the set_num_threads() call.
##D set.seed(123)
##D set_num_threads(1)
##D 
##D ## Create an 'SISe3' model with 1600 nodes and initialize it to
##D ## run over 4*365 days and record data at weekly time-points.
##D 
##D ## Load the initial population and add ten infected individuals to
##D ## I_1 in the first node.
##D u0 <- u0_SISe3
##D u0$I_1[1] <- 10
##D 
##D ## Define 'tspan' to run the simulation over 4*365 and record the
##D ## state of the system at weekly time-points.
##D tspan <- seq(from = 1, to = 4*365, by = 7)
##D 
##D ## Load scheduled events for the population of nodes with births,
##D ## deaths and between-node movements of individuals.
##D events <- events_SISe3
##D 
##D ## Create a 'SISe3' model
##D model <- SISe3(u0 = u0, tspan = tspan, events = events,
##D                phi = rep(0, nrow(u0)), upsilon_1 = 1.8e-2,
##D                upsilon_2 = 1.8e-2, upsilon_3 = 1.8e-2,
##D                gamma_1 = 0.1, gamma_2 = 0.1, gamma_3 = 0.1,
##D                alpha = 1, beta_t1 = 1.0e-1, beta_t2 = 1.0e-1,
##D                beta_t3 = 1.25e-1, beta_t4 = 1.25e-1, end_t1 = 91,
##D                end_t2 = 182, end_t3 = 273, end_t4 = 365, epsilon = 0)
##D 
##D ## Run the model to generate a single stochastic trajectory.
##D result <- run(model)
##D 
##D ## Summarize trajectory
##D summary(result)
##D 
##D ## Plot the proportion of nodes with at least one infected
##D ## individual.
##D plot(result, I_1 + I_2 + I_3 ~ ., level = 2, type = "l")
## End(Not run)



cleanEx()
nameEx("v0-set")
### * v0-set

flush(stderr()); flush(stdout())

### Name: v0<-
### Title: Update the initial continuous state v0 in each node
### Aliases: v0<- v0<-,SimInf_model-method

### ** Examples

## Create an 'SISe' model with no infected individuals and no
## infectious pressure (phi = 0, epsilon = 0).
model <- SISe(u0 = data.frame(S = 100, I = 0), tspan = 1:100,
              phi = 0, upsilon = 0.02, gamma = 0.1, alpha = 1,
              epsilon = 0, beta_t1 = 0.15, beta_t2 = 0.15,
              beta_t3 = 0.15, beta_t4 = 0.15, end_t1 = 91,
              end_t2 = 182, end_t3 = 273, end_t4 = 365)

## Run the 'SISe' model and plot the result.
set.seed(22)
result <- run(model)
plot(result)

## Update the infectious pressure 'phi' in 'v0' and run
## the model again.
v0(model) <- data.frame(phi = 1)
result <- run(model)
plot(result)



### * <FOOTER>
###
cleanEx()
options(digits = 7L)
base::cat("Time elapsed: ", proc.time() - base::get("ptime", pos = 'CheckExEnv'),"\n")
grDevices::dev.off()
###
### Local variables: ***
### mode: outline-minor ***
### outline-regexp: "\\(> \\)?### [*]+" ***
### End: ***
quit('no')
